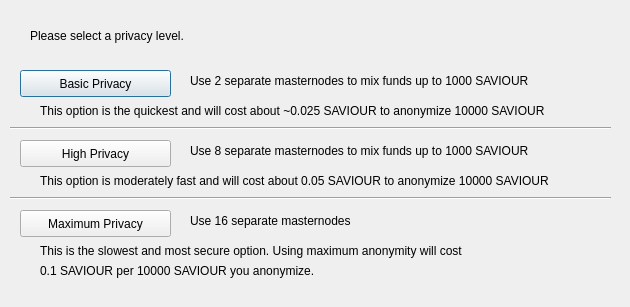
<?xml version="1.0" encoding="UTF-8"?>
<ui version="4.0">
 <class>ObfuscationConfig</class>
 <widget class="QDialog" name="ObfuscationConfig">
  <property name="geometry">
   <rect>
    <x>0</x>
    <y>0</y>
    <width>630</width>
    <height>307</height>
   </rect>
  </property>
  <property name="windowTitle">
   <string>Configure Obfuscation</string>
  </property>
  <widget class="QPushButton" name="buttonBasic">
   <property name="geometry">
    <rect>
     <x>20</x>
     <y>70</y>
     <width>151</width>
     <height>27</height>
    </rect>
   </property>
   <property name="text">
    <string>Basic Privacy</string>
   </property>
  </widget>
  <widget class="QPushButton" name="buttonHigh">
   <property name="geometry">
    <rect>
     <x>20</x>
     <y>140</y>
     <width>151</width>
     <height>27</height>
    </rect>
   </property>
   <property name="text">
    <string>High Privacy</string>
   </property>
  </widget>
  <widget class="QPushButton" name="buttonMax">
   <property name="geometry">
    <rect>
     <x>20</x>
     <y>210</y>
     <width>151</width>
     <height>27</height>
    </rect>
   </property>
   <property name="text">
    <string>Maximum Privacy</string>
   </property>
  </widget>
  <widget class="QLabel" name="label">
   <property name="geometry">
    <rect>
     <x>30</x>
     <y>20</y>
     <width>571</width>
     <height>31</height>
    </rect>
   </property>
   <property name="text">
    <string>Please select a privacy level.</string>
   </property>
  </widget>
  <widget class="QLabel" name="label_2">
   <property name="geometry">
    <rect>
     <x>190</x>
     <y>70</y>
     <width>421</width>
     <height>21</height>
    </rect>
   </property>
   <property name="text">
    <string>Use 2 separate masternodes to mix funds up to 1000 SAVIOUR</string>
   </property>
  </widget>
  <widget class="QLabel" name="label_3">
   <property name="geometry">
    <rect>
     <x>190</x>
     <y>140</y>
     <width>411</width>
     <height>21</height>
    </rect>
   </property>
   <property name="text">
    <string>Use 8 separate masternodes to mix funds up to 1000 SAVIOUR</string>
   </property>
  </widget>
  <widget class="QLabel" name="label_4">
   <property name="geometry">
    <rect>
     <x>190</x>
     <y>210</y>
     <width>421</width>
     <height>21</height>
    </rect>
   </property>
   <property name="text">
    <string>Use 16 separate masternodes</string>
   </property>
  </widget>
  <widget class="QLabel" name="label_6">
   <property name="geometry">
    <rect>
     <x>40</x>
     <y>100</y>
     <width>561</width>
     <height>21</height>
    </rect>
   </property>
   <property name="text">
    <string>This option is the quickest and will cost about ~0.025 SAVIOUR to anonymize 10000 SAVIOUR</string>
   </property>
  </widget>
  <widget class="QLabel" name="label_7">
   <property name="geometry">
    <rect>
     <x>40</x>
     <y>170</y>
     <width>561</width>
     <height>21</height>
    </rect>
   </property>
   <property name="text">
    <string>This option is moderately fast and will cost about 0.05 SAVIOUR to anonymize 10000 SAVIOUR</string>
   </property>
  </widget>
  <widget class="QLabel" name="label_8">
   <property name="geometry">
    <rect>
     <x>40</x>
     <y>240</y>
     <width>561</width>
     <height>21</height>
    </rect>
   </property>
   <property name="text">
    <string>This is the slowest and most secure option. Using maximum anonymity will cost</string>
   </property>
  </widget>
  <widget class="QLabel" name="label_9">
   <property name="geometry">
    <rect>
     <x>40</x>
     <y>260</y>
     <width>561</width>
     <height>21</height>
    </rect>
   </property>
   <property name="text">
    <string>0.1 SAVIOUR per 10000 SAVIOUR you anonymize.</string>
   </property>
  </widget>
  <widget class="Line" name="line">
   <property name="geometry">
    <rect>
     <x>10</x>
     <y>120</y>
     <width>601</width>
     <height>16</height>
    </rect>
   </property>
   <property name="orientation">
    <enum>Qt::Horizontal</enum>
   </property>
  </widget>
  <widget class="Line" name="line_2">
   <property name="geometry">
    <rect>
     <x>10</x>
     <y>190</y>
     <width>601</width>
     <height>16</height>
    </rect>
   </property>
   <property name="orientation">
    <enum>Qt::Horizontal</enum>
   </property>
  </widget>
 </widget>
 <resources/>
 <connections/>
</ui>
